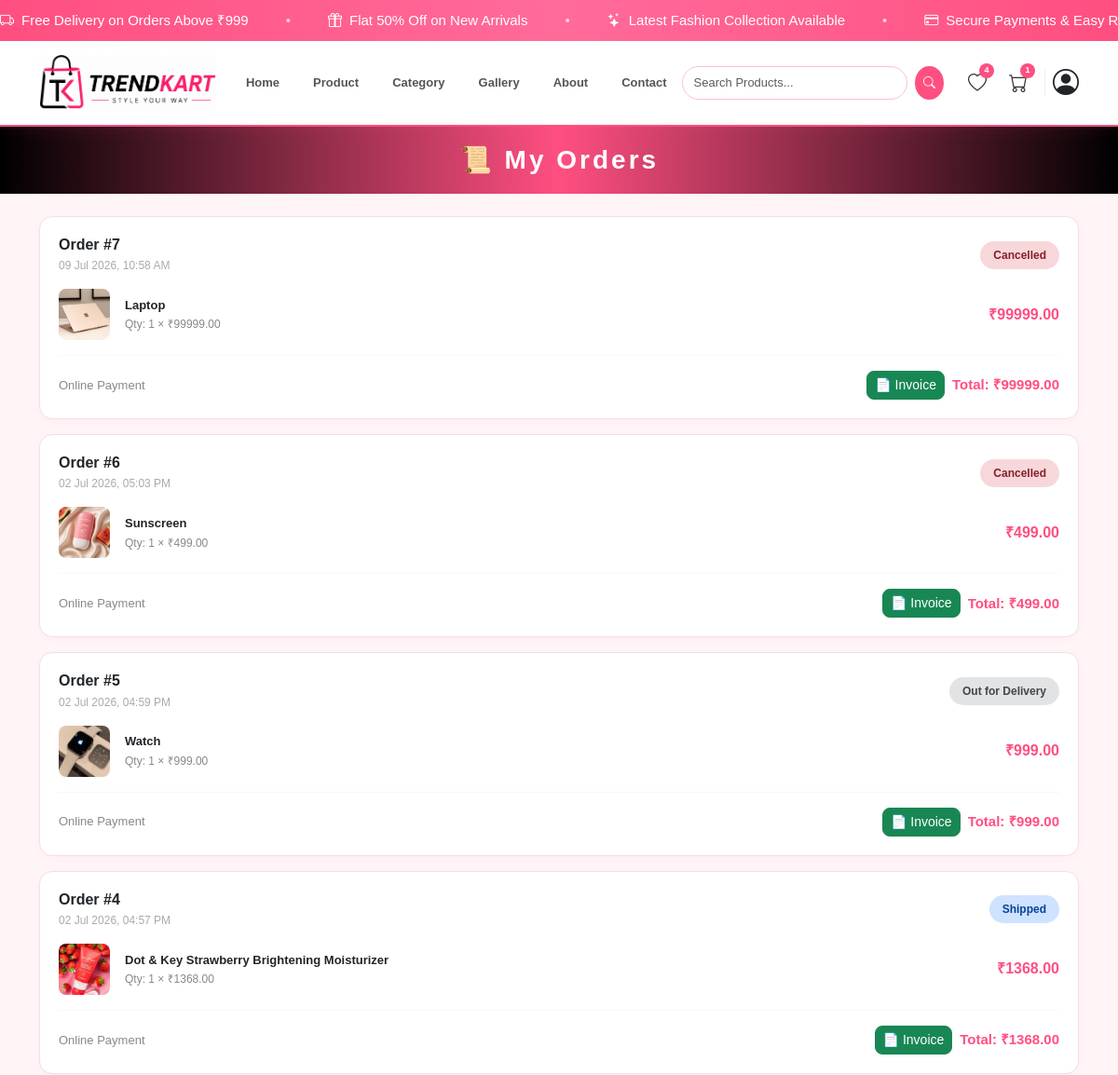
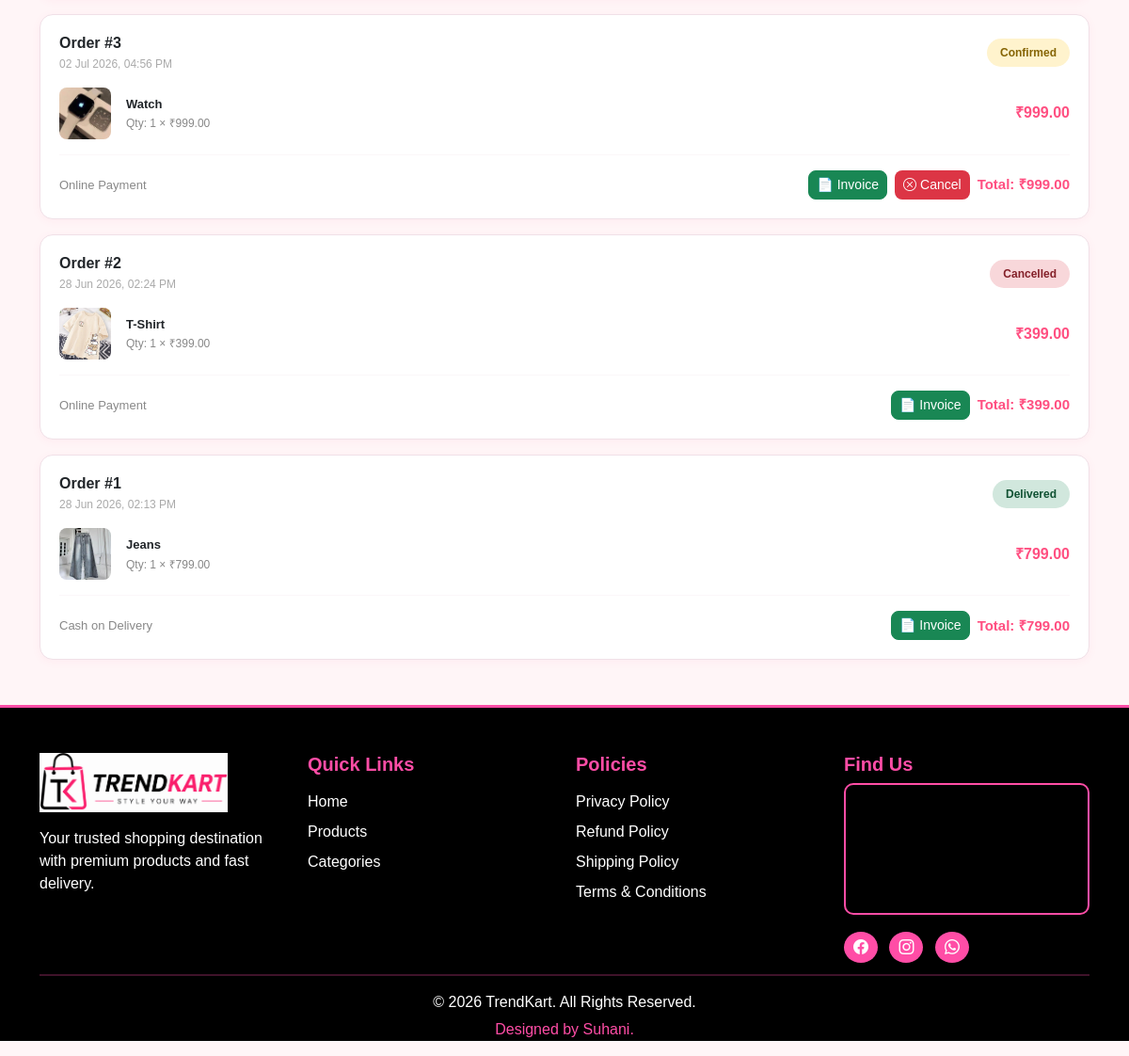
Screenshot of /my-orders/ (signed in) with the database file from the repository (2 pictures, top to bottom).
### Trendkart/models.py (models this page shows, shortened)
class Order(models.Model):
    STATUS_CHOICES = (
        ('Confirmed', 'Confirmed'),
        ('Packed', 'Packed'),
        ('Shipped', 'Shipped'),
        ('Out for Delivery', 'Out for Delivery'),
        ('Delivered', 'Delivered'),
        ('Cancelled', 'Cancelled'),
    )
    PAYMENT_CHOICES = (
        ('COD', 'Cash on Delivery'),
        ('Online', 'Online Payment'),
    )
    user = models.ForeignKey(CustomUser, on_delete=models.CASCADE, related_name='orders')
    full_name = models.CharField(max_length=255)
    mobile = models.CharField(max_length=15)
    address = models.TextField()
    city = models.CharField(max_length=100)
    pincode = models.CharField(max_length=10)
    payment_method = models.CharField(max_length=20, choices=PAYMENT_CHOICES, default='COD')
    total_amount = models.DecimalField(max_digits=10, decimal_places=2)
    status = models.CharField(max_length=30, choices=STATUS_CHOICES, default='Confirmed')
    created_at = models.DateTimeField(auto_now_add=True)

class OrderItem(models.Model):
    order = models.ForeignKey(Order, on_delete=models.CASCADE, related_name='items')
    product = models.ForeignKey(Product, on_delete=models.CASCADE)
    quantity = models.PositiveIntegerField(default=1)
    price = models.DecimalField(max_digits=10, decimal_places=2)
    def subtotal(self):
        return self.price * self.quantity

class Product(models.Model):
    category = models.ForeignKey(
        Category,
        on_delete=models.CASCADE,
        related_name='products'
    )
    product_name = models.CharField(max_length=255)
    product_price = models.DecimalField(max_digits=10, decimal_places=2)
    product_description = models.TextField()
    product_image = models.ImageField(upload_to='products/')
    sku = models.CharField(max_length=50, unique=True, null=True, blank=True, default=uuid.uuid4)
    stock = models.IntegerField(default=0)

### Trendkart/views.py (the view)
# urls.py: path('my-orders/', my_orders, name='my_orders'),
@login_required(login_url='login')
def my_orders(request):
    orders = Order.objects.filter(user=request.user).order_by('-created_at')
    return render(request, 'my_orders.html', {'orders': orders})

### templates/my_orders.html (shortened to what this page needs)
{% extends 'base.html' %}
{% block content %}
<div class="w-100 mb-4 d-flex align-items-center justify-content-center"
    style="background:linear-gradient(90deg,#000,#FF4F81,#000); height:72px;">
    <h3 class="mb-0 fw-bold text-white" style="letter-spacing:3px;">📜 My Orders</h3>
</div>
<div class="container mb-5">
    {% if orders %}
    {% for order in orders %}
    <div style="background:#fff; border-radius:14px; padding:20px;
                border:1px solid #f0e0e7; margin-bottom:16px;
                box-shadow:0 2px 10px rgba(255,79,129,0.06);">
        <div class="d-flex justify-content-between align-items-center mb-3">
            <div>
                <h6 class="fw-bold mb-1">Order #{{ order.id }}</h6>
                <p style="font-size:12px; color:#aaa; margin:0;">
                    {{ order.created_at|date:"d M Y, h:i A" }}
                </p>
            </div>
            <span style="padding:6px 14px; border-radius:20px; font-size:12px; font-weight:700;
                {% if order.status == 'Confirmed' %}background:#fff3cd; color:#856404;
                {% elif order.status == 'Packed' %}background:#d1ecf1; color:#0c5460;
                {% elif order.status == 'Shipped' %}background:#cfe2ff; color:#084298;
                {% elif order.status == 'Out for Delivery' %}background:#e2e3e5; color:#41464b;
                {% elif order.status == 'Delivered' %}background:#d1e7dd; color:#0f5132;
                {% elif order.status == 'Cancelled' %}background:#f8d7da; color:#842029;
                {% else %}background:#FFF5F7; color:#FF4F81;{% endif %}">
                {{ order.status }}
            </span>
        </div>
        {% for item in order.items.all %}
        <div class="d-flex align-items-center gap-3 mb-2">
            <img src="{{ item.product.product_image.url }}"
                 width="55"
                 height="55"
                 style="object-fit:cover; border-radius:8px; flex-shrink:0;">
            <div class="flex-grow-1">
                <p style="font-size:13px; font-weight:700; margin-bottom:2px;">
                    {{ item.product.product_name }}
                </p>
                <p style="font-size:12px; color:#888; margin:0;">
                    Qty: {{ item.quantity }} × ₹{{ item.price }}
                </p>
            </div>
            <p style="font-weight:700; color:#FF4F81; margin:0;">
                ₹{{ item.subtotal }}
            </p>
        </div>
        {% endfor %}
        <hr style="border-color:#f0e0e7;">
        <div class="d-flex justify-content-between align-items-center flex-wrap gap-2">
            <span style="font-size:13px; color:#888;">
                {{ order.get_payment_method_display }}
            </span>
            <div class="d-flex align-items-center gap-2">
                <a href="{% url 'download_invoice' order.id %}"
                   class="btn btn-success btn-sm"
                   style="border-radius:8px;">
                    📄 Invoice
                </a>
                {% if order.status == 'Confirmed' or order.status == 'Packed' %}
                <a href="{% url 'cancel_order' order.id %}"
                   class="btn btn-sm"
                   style="background:#dc3545; color:white; border-radius:8px;"
                   onclick="return confirm('Are you sure you want to cancel this order?')">
                    <i class="bi bi-x-circle me-1"></i>Cancel
                </a>
                {% endif %}
                <span style="font-weight:700; font-size:15px; color:#FF4F81;">
                    Total: ₹{{ order.total_amount }}
                </span>
            </div>
        </div>
    </div>
    {% endfor %}
    {% endif %}
</div>
{% endblock %}

### templates/base.html (style rules this page uses)
body { background-color: #FFF5F7; font-family: Arial, sans-serif; }

### rows the page displays
Order: id "7", created_at "09 Jul 2026, 10:58 AM", status "Cancelled", payment_method "Online Payment", total_amount "99999.00"
OrderItem: product.product_image (picture), product.product_name "Laptop", quantity "1", price "99999.00", subtotal "99999.00"
Order: id "6", created_at "02 Jul 2026, 05:03 PM", status "Cancelled", payment_method "Online Payment", total_amount "499.00"
OrderItem: product.product_image (picture), product.product_name "Sunscreen", quantity "1", price "499.00", subtotal "499.00"
Order: id "5", created_at "02 Jul 2026, 04:59 PM", status "Out for Delivery", payment_method "Online Payment", total_amount "999.00"
OrderItem: product.product_image (picture), product.product_name "Watch", quantity "1", price "999.00", subtotal "999.00"
Order: id "4", created_at "02 Jul 2026, 04:57 PM", status "Shipped", payment_method "Online Payment", total_amount "1368.00"
OrderItem: product.product_image (picture), product.product_name "Dot & Key Strawberry Brightening Moisturizer", quantity "1", price "1368.00", subtotal "1368.00"
Order: id "3", created_at "02 Jul 2026, 04:56 PM", status "Confirmed", payment_method "Online Payment", shows "Cancel", total_amount "999.00"
OrderItem: product.product_image (picture), product.product_name "Watch", quantity "1", price "999.00", subtotal "999.00"
Order: id "2", created_at "28 Jun 2026, 02:24 PM", status "Cancelled", payment_method "Online Payment", total_amount "399.00"
OrderItem: product.product_image (picture), product.product_name "T-Shirt", quantity "1", price "399.00", subtotal "399.00"
Order: id "1", created_at "28 Jun 2026, 02:13 PM", status "Delivered", payment_method "Cash on Delivery", total_amount "799.00"
OrderItem: product.product_image (picture), product.product_name "Jeans", quantity "1", price "799.00", subtotal "799.00"

### other values shown
{{ wish_count }} "4"
{{ cart_count }} "1"
